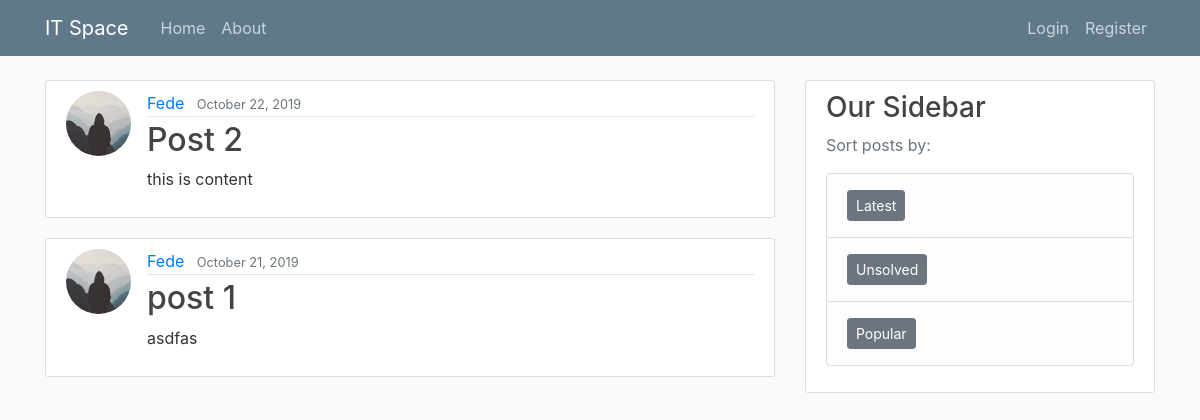
Before: / with the older database file.
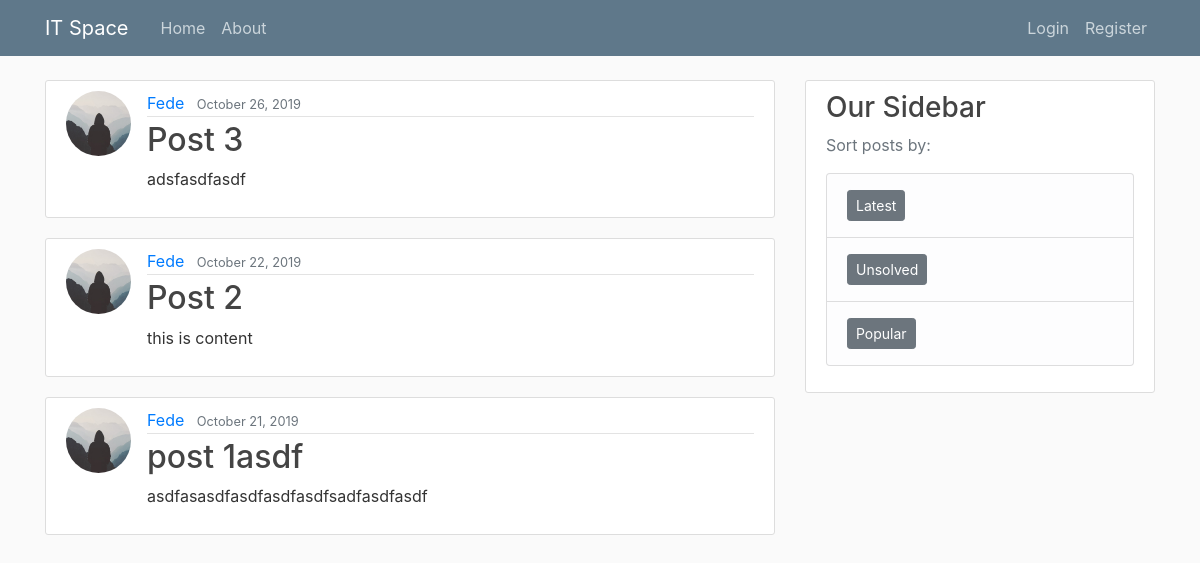
After: the same page with the newer database file.
### blog/models.py (models this page shows, shortened)
class Post(models.Model):
    title = models.CharField(max_length=100)
    content = models.TextField()
    date_posted = models.DateTimeField(default=timezone.now)
    author = models.ForeignKey(User, on_delete=models.CASCADE)

### users/models.py (models this page shows, shortened)
class Profile(models.Model):
    user = models.OneToOneField(User, on_delete=models.CASCADE)
    image = models.ImageField(default='default.jpg', upload_to='profile_pics')

### blog/views.py (the view)
# urls.py: path('', PostListView.as_view(), name='blog-home'),
class PostListView(ListView):
    model = Post
    template_name = 'blog/home.html'  # <app>/<model>_<viewtype>.html
    context_object_name = 'posts'
    ordering = ['-date_posted']
    paginate_by = 5

### blog/templates/blog/home.html (shortened to what this page needs)
{% extends "blog/base.html" %}
{% block content %}
    {% for post in posts %}
        <article class="media content-section">
          <img class="rounded-circle article-img" src="{{ post.author.profile.image.url }}">
          <div class="media-body">
            <div class="article-metadata">
              <a class="mr-2" href="{% url 'user-posts' post.author.username %}">{{ post.author }}</a>
              <small class="text-muted">{{ post.date_posted|date:"F d, Y" }}</small>
            </div>
            <h2><a class="article-title" href="{% url 'post-detail' post.id %}">{{ post.title }}</a></h2>
            <p class="article-content">{{ post.content }}</p>
          </div>
        </article>
    {% endfor %}
{% endblock content %}

### blog/templates/blog/base.html (shortened to what this page needs)
{% load static %}
<!DOCTYPE html>
<html>
<head>
    <link rel="stylesheet" href="https://maxcdn.bootstrapcdn.com/bootstrap/4.0.0/css/bootstrap.min.css">
    <link rel="stylesheet" type="text/css" href="{% static 'blog/main.css' %}">
</head>
<body>
    <header class="site-header">
      <nav class="navbar navbar-expand-md navbar-dark bg-steel fixed-top">
        <div class="container">
          <a class="navbar-brand mr-4" href="{% url 'blog-home' %}">IT Space</a>
          <div class="collapse navbar-collapse" id="navbarToggle">
            <div class="navbar-nav mr-auto">
              <a class="nav-item nav-link" href="{% url 'blog-home' %}">Home</a>
              <a class="nav-item nav-link" href="{% url 'blog-about' %}">About</a>
            </div>
            <div class="navbar-nav">
              {% if user.is_authenticated %}
                <a class="nav-item nav-link" href="{% url 'post-create' %}">New Post</a>
                <a class="nav-item nav-link" href="{% url 'profile' %}">Profile</a>
                <a class="nav-item nav-link" href="{% url 'logout' %}">Logout</a>
              {% else %}
                <a class="nav-item nav-link" href="{% url 'login' %}">Login</a>
                <a class="nav-item nav-link" href="{% url 'register' %}">Register</a>
              {% endif %}
            </div>
          </div>
        </div>
      </nav>
    </header>
    <main role="main" class="container">
      <div class="row">
        <div class="col-md-8">
          {% block content %}{% endblock %}
        </div>
        <div class="col-md-4">
          <div class="content-section">
            <h3>Our Sidebar</h3>
            <p class='text-muted'>Sort posts by:
              <ul class="list-group">
		<li class="list-group-item list-group-item-light"><a class="btn btn-secondary btn-sm mt-1 mb-1" href="{% url 'post-sorted' %}">Latest</a></li>
                <li class="list-group-item list-group-item-light"><a class="btn btn-secondary btn-sm mt-1 mb-1" href="#">Unsolved</a></li>
                <li class="list-group-item list-group-item-light"><a class="btn btn-secondary btn-sm mt-1 mb-1" href="#">Popular</a></li>
              </ul>
            </p>
          </div>
        </div>
      </div>
    </main>
</body>
</html>

### static/blog/main.css (style rules this page uses)
body { background: #fafafa; color: #333333; margin-top: 5rem; }
h1, h2, h3, h4, h5, h6 { color: #444444; }
ul { margin: 0; }
.bg-steel { background-color: #5f788a; }
.site-header .navbar-nav .nav-link { color: #cbd5db; }
.content-section { background: #ffffff; padding: 10px 20px; border: 1px solid #dddddd; border-radius: 3px; margin-bottom: 20px; }
.article-title { color: #444444; }
.article-content { white-space: pre-line; }
.article-img { height: 65px; width: 65px; margin-right: 16px; }
.article-metadata { padding-bottom: 1px; margin-bottom: 4px; border-bottom: 1px solid #e3e3e3 }

Changed rows visible on the page:
added Post: author.profile.image (placeholder picture), author "Fede", date_posted "October 26, 2019", title "Post 3", content "adsfasdfasdf"
changed Post: title "post 1" → "post 1asdf"; content "asdfas" → "asdfasasdfasdfasdfasdfsadfasdfasdf"
